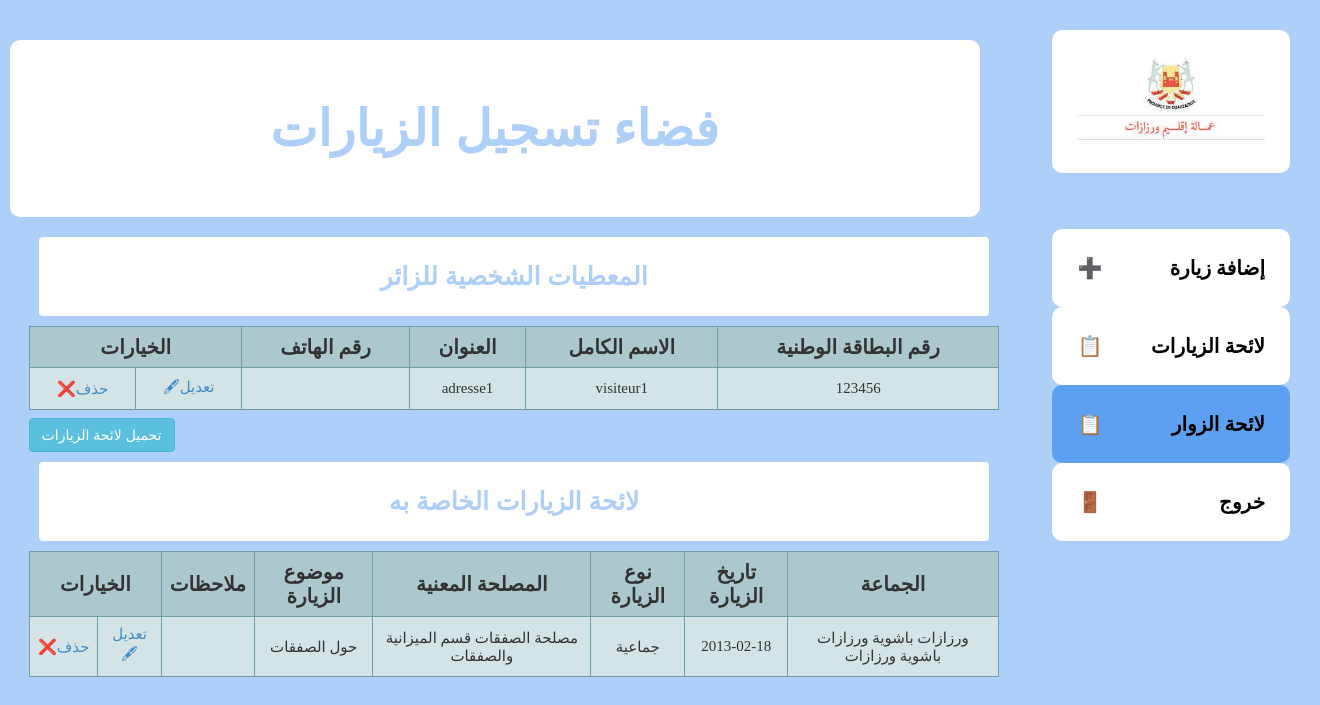
Screenshot of /view/ListeVisitesParVisiteurs.php?CIN=123456 (signed in) with the database file from the repository.
### tables this page shows
CREATE TABLE IF NOT EXISTS `visiteurs` (
  `CIN` varchar(100) NOT NULL,
  `ID_visiteur` int(11) NOT NULL AUTO_INCREMENT,
  `NomComplet` varchar(100) DEFAULT NULL,
  `Adresse` varchar(150) DEFAULT NULL,
  `NumTele` varchar(30) DEFAULT NULL,
  PRIMARY KEY (`CIN`),
  UNIQUE KEY `ID_visiteur` (`ID_visiteur`) USING BTREE
);

CREATE TABLE IF NOT EXISTS `visites` (
  `ID_visite` int(11) NOT NULL AUTO_INCREMENT,
  `CIN` varchar(50) NOT NULL,
  `Date` date DEFAULT NULL,
  `Nature` varchar(20) DEFAULT NULL,
  `Sujet` varchar(500) DEFAULT NULL,
  `ID_commune` int(11) DEFAULT NULL,
  `ID_service` int(11) DEFAULT NULL,
  `Observations` varchar(500) DEFAULT NULL,
  PRIMARY KEY (`ID_visite`)
);

CREATE TABLE IF NOT EXISTS `communes` (
  `ID_commune` int(11) NOT NULL AUTO_INCREMENT,
  `pays` varchar(50) DEFAULT NULL,
  `province` varchar(50) DEFAULT NULL,
  `commune` varchar(50) NOT NULL,
  `caidat` varchar(50) DEFAULT NULL,
  `cercle` varchar(50) DEFAULT NULL,
  `domaine` varchar(50) DEFAULT NULL,
  PRIMARY KEY (`ID_commune`)
);

CREATE TABLE IF NOT EXISTS `services` (
  `ID_service` int(11) NOT NULL AUTO_INCREMENT,
  `Service` varchar(50) NOT NULL,
  `Division` varchar(50) NOT NULL,
  PRIMARY KEY (`ID_service`)
);

### model/model.php (the view, shortened to what this page needs)
<?php
class Model
{
    public function infoVisiteur(){
        include('../controller/DBController.php');
        if (!empty($_GET["CIN"])){
            $ids = mysqli_real_escape_string($conn,$_GET["CIN"]);
            $sql = "select  vr.CIN, vr.NomComplet, vr.Adresse, vr.NumTele from visiteurs vr
            where  LOWER(vr.CIN) = LOWER('".$ids."')";
            $result=mysqli_query($conn, $sql) or die(mysqli_error($conn));
            if (mysqli_num_rows($result)> 0){
                $table_content ="";
                $row=mysqli_fetch_assoc($result);
                $table_content .=
                "<tr><td>".$row["CIN"]
                ."</td><td>".$row["NomComplet"]
                ."</td><td>".$row["Adresse"]
                ."</td><td>".$row["NumTele"]
                ."</td><td><a href=\"ModificationVisiteur.php?CIN=".$row["CIN"]."\">تعديل&#x1F58B;</a></td>"
                ."</td><td><a class='suppressionVisiteur'  href=\"..\..\Visites\model\supprimer_visiteur.php?CIN=".$row["CIN"]."\">حذف&#x274C;</a></td>" ;
                echo $table_content;
            }
    }
}
    public function visites(){
        include('../controller/DBController.php');
        $per_page_record = 50;
        if (isset($_GET["page"])) {
            $page  = $_GET["page"];
        }
        else {
          $page=1;
        }
        $start_from = ($page-1) * $per_page_record;
        if (!empty($_GET["CIN"])){
            $ids = mysqli_real_escape_string($conn,$_GET["CIN"]);
            $sql = "select  v.Date, v.Nature, v.ID_visite, v.Sujet, v.Observations, c.pays, c.province, c.cercle, c.caidat, c.commune, s.Division, s.Service from communes c, services s, visites v, visiteurs vr
            where v.CIN=vr.CIN and v.ID_service=s.ID_service and c.ID_commune=v.ID_commune  AND LOWER(vr.CIN) = LOWER('".$ids."') ORDER BY ID_visite DESC LIMIT $start_from, $per_page_record";
            $result=mysqli_query($conn, $sql) or die(mysqli_error($conn));
            if (mysqli_num_rows($result)> 0){
                $table_content ="";
                while($row=mysqli_fetch_assoc($result)){
                    $table_content .=
                    "<tr><td>".$row["pays"]." ".$row["province"]." ".$row["commune"]." ".$row["cercle"]." ".$row["caidat"]
                    ."</td><td>".$row["Date"]
                    ."</td><td>".$row["Nature"]
                    ."</td><td>".$row["Service"]." ".$row["Division"]
                    ."</td><td>".$row["Sujet"]
                    ."</td><td>".$row["Observations"]
                    ."</td><td><a href=\"ModificationVisite.php?ID_visite=".$row["ID_visite"]."\">تعديل&#x1F58B;</a></td>"
                    ."</td><td><a class='suppression' title= 'هل تريد حذف هذه الزيارة؟' href=\"..\..\Visites\model\supprimer_visite.php?ID_visite=".$row["ID_visite"]."\">حذف&#x274C;</a></td></tr>";
                    }
                    echo $table_content;
            }
        }
    }
}
?>

### view/ListeVisitesParVisiteurs.php (shortened to what this page needs)
<?php
include_once("C:\wamp64\www\Visites\model\model.php") ;
$sens="rtl";
?>
<html>
    <head>
        <link rel="stylesheet" href="../css/pagination.css" type="text/css" />
        <link href="../css/bootstrap.min.css" rel="stylesheet">
        <link href="..\css\style.css" rel="stylesheet" />
    </head>
    <body dir=<?php echo $sens; ?>>
        <?php include_once("nvbar.php"); ?>
        <header><fieldset class="fieldset" style="margin-right:32%"><h1 style="color:#aecff8;text-align: center;">فضاء تسجيل الزيارات<h1></fieldset ></header>
        <table width="100%" align="center" border="1" class="tab">
            <caption><h3><b>المعطيات الشخصية للزائر</h3></b></caption>
            <thead>
                <tr>
                    <th>رقم البطاقة الوطنية</th>
                    <th>الاسم الكامل</th>
                    <th>العنوان</th>
                    <th>رقم الهاتف</th>
                    <th colspan="2">الخيارات</th>
                </tr>
            </thead>
            <tbody align="center">
                <?php
                    $model = new Model();
                    $model->infoVisiteur();
                ?>
            </tbody>
        </table>
        <table width="100%" align="center" border="1" class="tab">
            <?php
                include("../controller/DBController.php");
                if (!empty($_GET["CIN"])){
                $ids = mysqli_real_escape_string($conn,$_GET["CIN"]);}
            ?>
            <a href="../model/csvListeVisitesParVisiteur.php?CIN=<?php echo "$ids" ?>"><button type="button" style="margin-right:115%;" class="btn btn-info" >تحميل لائحة الزيارات</button></a>
            <caption><h3><b>لائحة الزيارات الخاصة به</h3></b></caption>
            <thead>
            <tr>
                <th>الجماعة</th>
                <th>تاريخ الزيارة</th>
                <th>نوع الزيارة</th>
                <th>المصلحة المعنية</th>
                <th>موضوع الزيارة</th>
                <th>ملاحظات</th>
                <th colspan="2">الخيارات</th>
            </tr>
            </thead>
            <tbody align="center">
                <?php
                    $model = new Model();
                    $model->visites();
                ?>
            </tbody>
        </table>
        <?php include_once("../model/paginationVisitesParVisiteur.php"); ?>
    </body>
</html>

### view/nvbar.php
<nav>
    <div class="vertical-menu" >
        <img class="img" src="../images/img.jpg" width="80%">
        <br>
        <br>
        <a class="active1" name="ajoutVisite" href="formulaire.php"><span  style="float:center;"><b>إضافة زيارة</b></span><span  style="float: left;">&#10133;</span></a>
        <a  class="active2" name="ListeVisites" href="resultatRecherche.php"><span style="float:center;"><b> لائحة الزيارات</b></span><span style="float: left">&#x1F4CB;</span></a>
        <a  class="active3" name="ListeVisiteurs" href="ListeVisiteurs.php"><span style="float:center;"><b >لائحة الزوار</b></span><span style="float: left">&#x1F4CB; </span></a>
        <a  name="logout" href="../controller/logout.php"><span style="float:center;"><b >خروج</b></span><span style="float: left">&#x1F6AA;</a>
    </div>
</nav>

### model/paginationVisitesParVisiteur.php (shortened to what this page needs)
<div class="pagination">
</div>

### css/pagination.css (style rules this page uses)
table { border-collapse: collapse; }

### css/style.css (style rules this page uses)
body { max-width: 1000px; margin: 15px; padding: 15px; word-wrap: break-word; background-color: #aecff8 ; background-attachment: scroll; background-size: cover; background-blend-mode:darken; color :rgb(22, 21, 21); font-family:Cambria, Cochin, Georgia, Times, 'Times New Roman', serif; font-size:20px; line-height: 1.4; }
h3 { color:#aecff8 ; font-family:sans-serif; font-size: 25px; }
h1 { color:white; ; font-family:sans-serif; }
.vertical-menu { width: 18%; margin: 0; padding: 0; position: absolute; height: 100%; overflow:auto; }
.vertical-menu a, .vertical-menu img { border:#aecff8; border-radius:10px; background-color:#FFFFFF; color: black; display:block; padding: 25px; text-decoration: none; }
button { background-color: #5d9ff0; color: black; padding: 10px 10px; margin: 8px 0; border: none; cursor: pointer; width: auto; }
table { border-collapse: collapse; width: 100%; }
.fieldset { margin:10px; border:none; background-color:#FFFFFF; border-radius:10px; padding:20px; width: 100%; font-size:25px !important; }
caption { font-family:verdana, arial, sans-serif; font-size:14pt; font-weight:bold; color:#aecff8; margin:10px; background-color:#FFFFFF; border-radius:4px; }
.tab { margin-right:30%; font-size:20px; color:#333333;width:100%; border-width: 1px; border-color: #729ea5; border-collapse: collapse; width: 1070px; text-align: center; }
.tab th { font-size:20px; background-color:#acc8cc; border-width: 1px; padding: 8px; border-style: solid; border-color: #729ea5; text-align:center; }
.tab tr { background-color:#d4e3e5; }
.tab td { font-size:15px; border-width: 1px; padding: 8px; border-style: solid; border-color: #729ea5; }

### view/ListeVisitesParVisiteurs.php (style rules this page uses)
.vertical-menu a.active3 { background-color: #5d9ff0 !important; color: black; }
.img { width:100% !important; }

### rows the page displays
visiteurs: CIN "123456", NomComplet "visiteur1", Adresse "adresse1"
visites: ID_commune.commune "ورزازات", ID_commune.cercle "باشوية ورزازات", ID_commune.caidat "باشوية ورزازات", Date "2013-02-18", Nature "جماعية", ID_service.Service "مصلحة الصفقات", ID_service.Division "قسم الميزانية والصفقات", Sujet "حول الصفقات"
